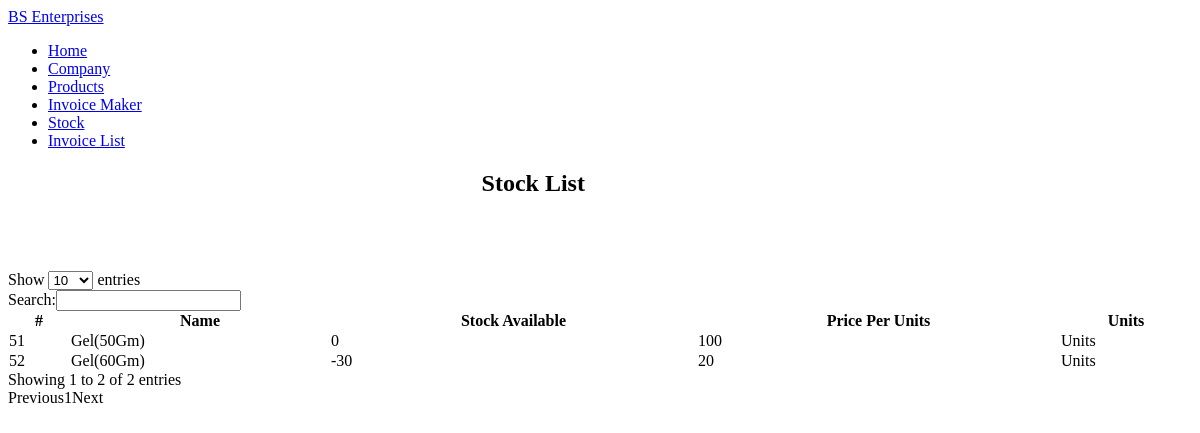
/inventory/stock/, run on the app's committed database.
### Inventory/models.py (models this page shows, shortened)
class Stock(models.Model):
    code = models.ForeignKey(Product)
    stock = models.IntegerField(default=0)
    unit = models.CharField(max_length=25)
    price = models.IntegerField(default=0)
    pur_price = models.IntegerField(default=0)

class Product(models.Model):
    company = models.ForeignKey(Company)
    code = models.CharField(primary_key=True, max_length=10)
    name = models.CharField(max_length=250)

### Inventory/views.py (the view)
def stockList(request):
    stock = Stock.objects.all()
    context = {
        'stock':stock
    }
    return render(request,'Inventory/stock.html',context)

### Inventory/templates/Inventory/stock.html (shortened to what this page needs)
{% extends "Inventory/base.html" %}
{% block content %}
<h2 style="padding-left:40%;">Stock List</h2>
    <br />
    <br />
    <br />    <div class="table-responsive">
        <table id="example" class="table table-striped table-bordered" cellspacing="0" width="100%">
            <thead>
            <tr>
                <th>#</th>
                <th>Name</th>
                <th>Stock Available</th>
                <th>Price Per Units</th>
                <th>Units</th>
            </tr>
            </thead>
            <tbody>
            {% for purchase in stock %}
                <tr>
                <td>{{ purchase.pk }}</td>
                    <td>{{ purchase.code.name }}</td>
                    <td>{{ purchase.stock }}</td>
                    <td>{{ purchase.price }}</td>
                    <td>{{ purchase.unit }}</td>
                </tr>
            {% endfor %}
            </tbody>
        </table>
    </div>
{% endblock %}

### Inventory/templates/Inventory/base.html (style rules this page uses)
.table-responsive { overflow-x: initial; }

### data on the page
Stock: pk "51", code.name "Gel(50Gm)", stock "0", price "100", unit "Units"
Stock: pk "52", code.name "Gel(60Gm)", stock "-30", price "20", unit "Units"
